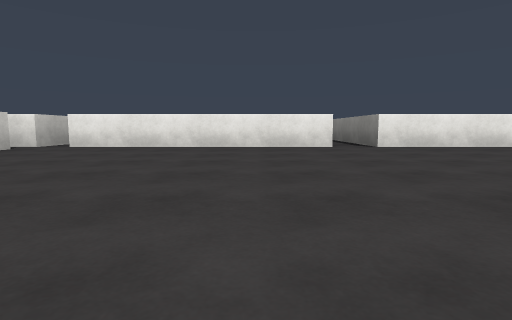
view 1 (above)

24 first-person views from a walk through a Unity game level. The camera is 0.29 m above the floor, tilts 6° down and sees 80° across. The floor is counted in squares, 1 m on a side. Each view is taken from the middle of a square. On the plan, view 1 faces up. The plan holds only what a view shows up to about 9 squares ahead; the rest is blank. The place goes on beyond the plan. Surface patterns are stand-ins for the level's own textures.

view 2
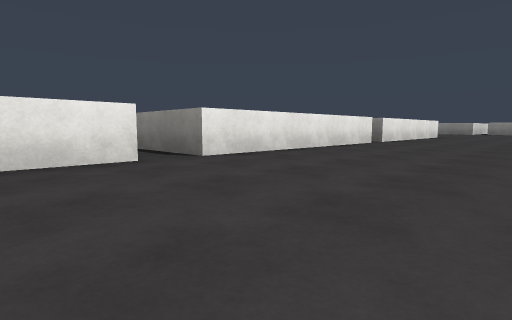

view 3
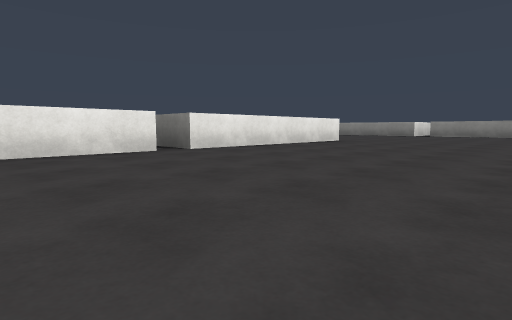

view 4
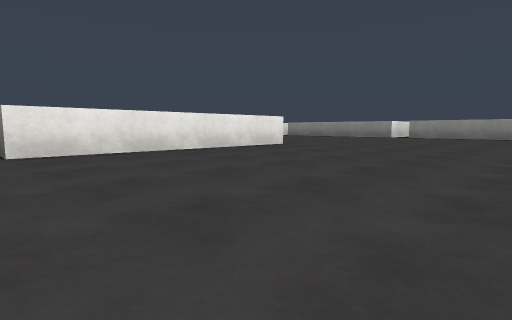

view 5
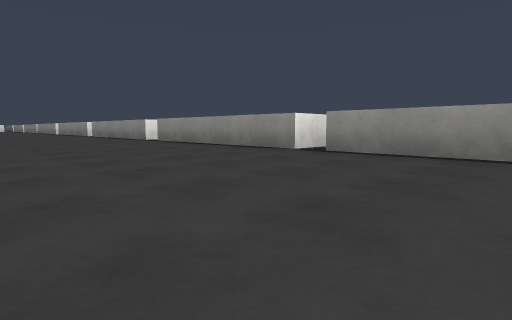

view 6
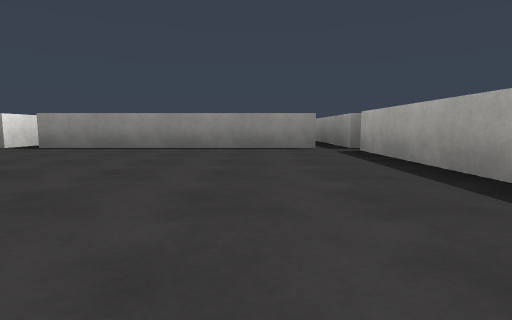

view 7
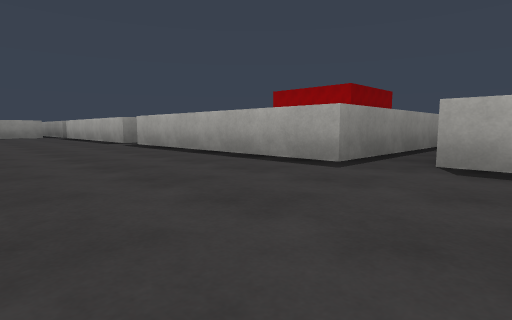

view 8
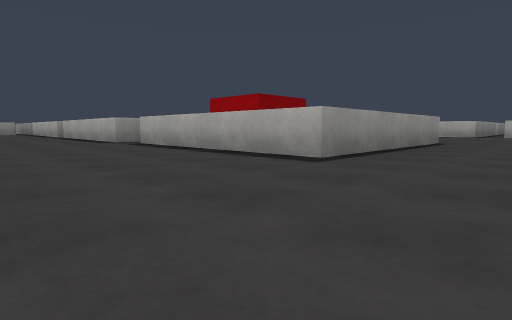

view 9
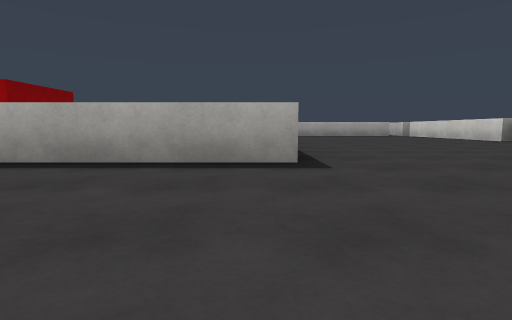

view 10
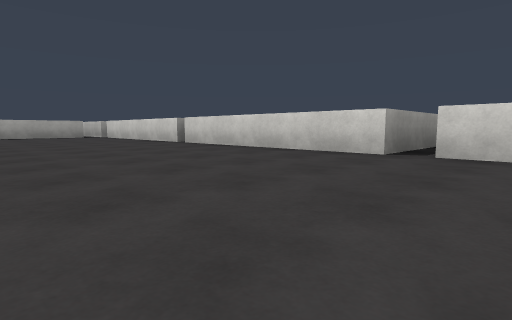

view 11
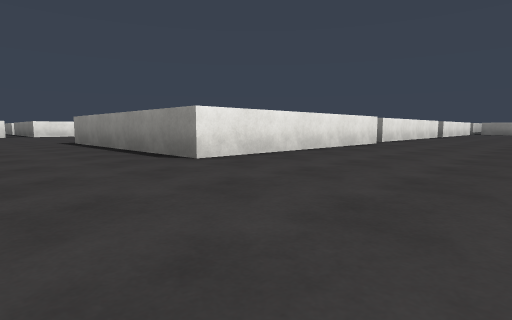

view 12
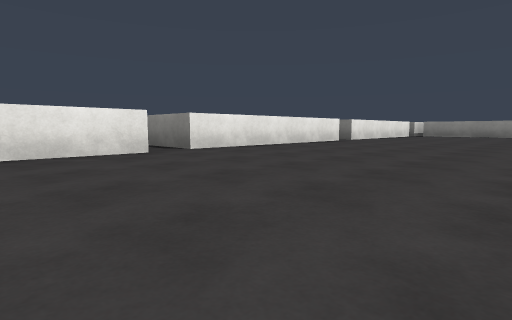

view 13
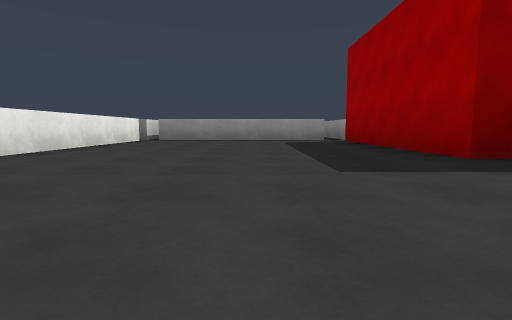

view 14
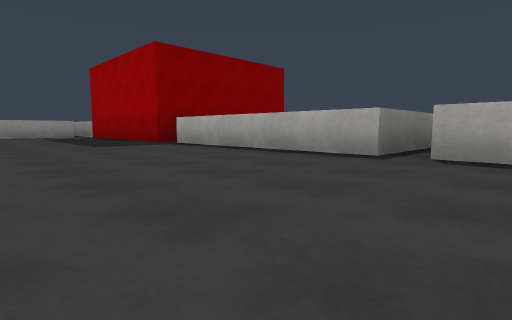

view 15
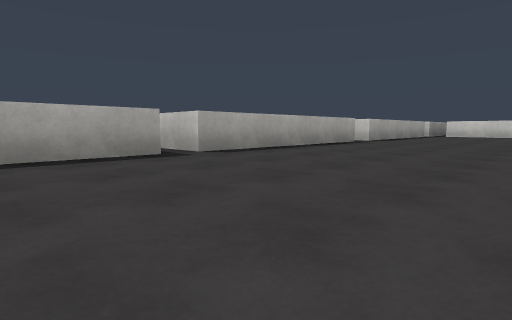

view 16
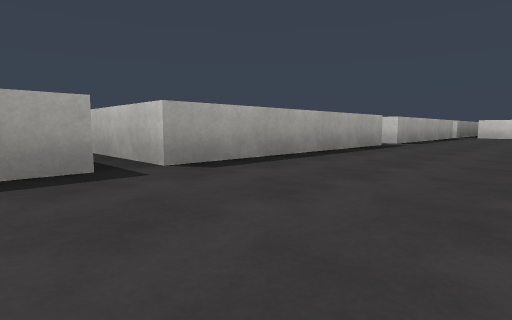

view 17
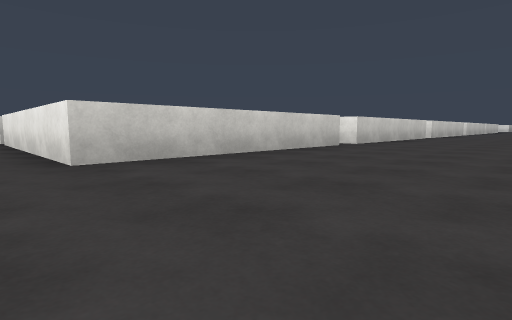

view 18
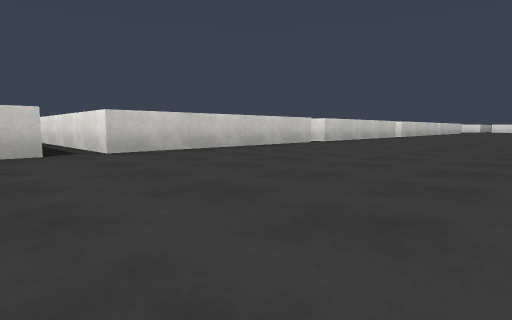

view 19
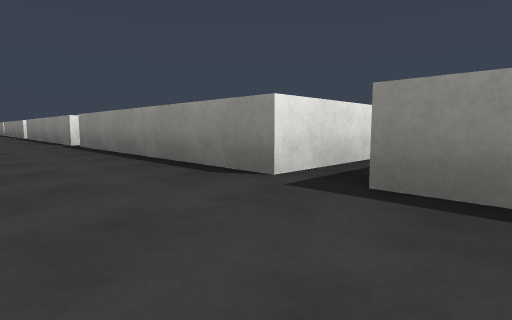

view 20
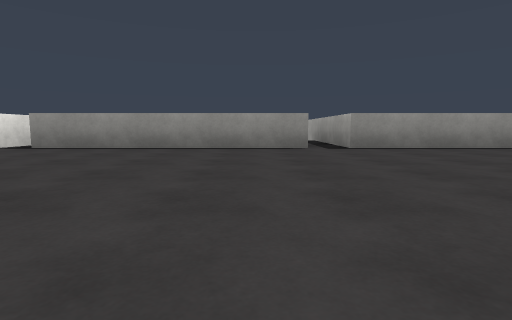

view 21
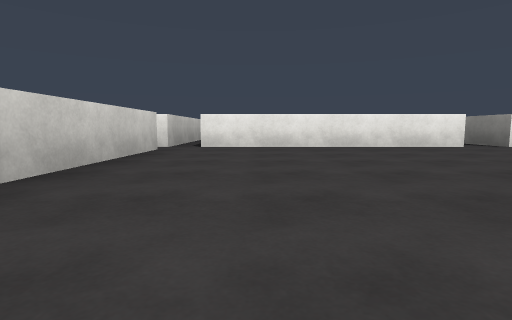

view 22
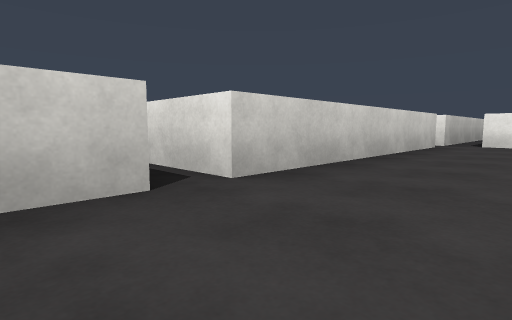

view 23
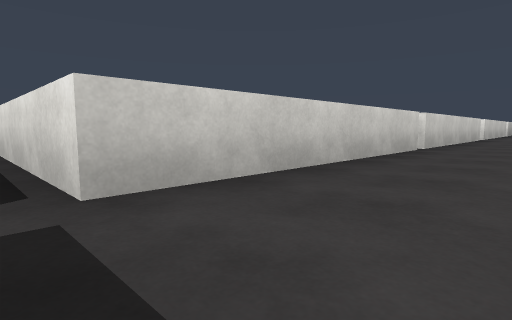

view 24
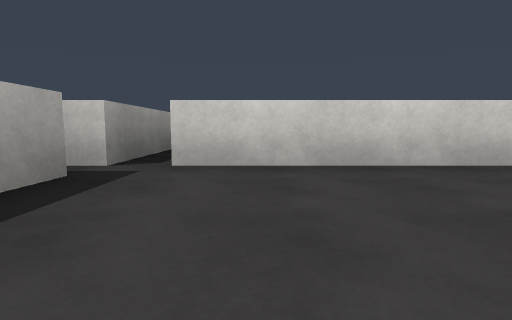

### Floor plan
Points are (right, up) in squares from view 1. A wall is a line through its corners. A room is listed if a view was taken in it or the views show most of it. See-through windows are left out.
Room 1 (views 1, 2, 3, 4, 5, 6, 7, 8, 9, 10, 11, 12, 13, 14, 15, 16, 17, 18, 19, 20, 21, 22, 23, 24)
walls: (10.8, -0.8) (10.8, -0.4) (15, -0.4); (5.9, 4.6) (1.9, 4.6); (5.8, -4.6) (1.6, -4.6) (1.6, -0.6) (5.8, -0.6); (10.4, -4.4) (6.3, -4.4) (6.3, -0.4) (10.4, -0.4); (1.2, 4.6) (-2.9, 4.6); (15.4, 0.1) (15.4, 4.2); (15.4, -0.4) (18, -0.4); (15, -4.4) (10.9, -4.4); (10.4, 8.8) (10.4, 4.6) (6.3, 4.6); (15.4, 4.6) (15.4, 8.6) (18.5, 8.6); (10.8, -9.5) (10.8, -9.1) (14.9, -9.1); (-3.3, -0.4) (-3.3, -8.6); (1.8, -9.1) (5.8, -9.1) (5.8, -10.9); (6.3, -11.1) (6.3, -9.1) (10.4, -9.1); (-3.3, 4.2) (-3.3, 0.1); (-3.3, 4.6) (-3.8, 4.6); (15.4, -8.8) (15.4, -4.6); (-2.9, -9.1) (1.2, -9.1); (16.9, 9.2) (15.4, 9.2) (15.4, 13.2); (10.4, 13.4) (10.4, 9.2); (10.4, 14.5) (10.4, 13.8); (15.4, 13.7) (15.4, 14.5)
ways out: opening at (-4, -9); opening at (-4, 0); opening at (-3, 5); opening at (6, 5); opening at (10, 9); opening at (15, -9)

Where each view was taken, in squares from view 1:
view 1: 0 up, 0 right, facing up
view 2: 2 up, 0 right, facing up-right
view 3: 1 up, 4 right, facing up-right
view 4: 1 up, 6 right, facing up-right
view 5: 2 up, 12 right, facing up-right
view 6: 1 up, 11 right, facing right
view 7: 2 up, 5 right, facing down-right
view 8: 2 up, 0 right, facing down-right
view 9: 2 up, 2 right, facing down
view 10: 1 up, 0 right, facing down-left
view 11: 7 down, 0 right, facing up-right
view 12: 8 down, 4 right, facing up-right
view 13: 7 down, 8 right, facing right
view 14: 6 down, 5 right, facing down-right
view 15: 6 down, 8 right, facing down-left
view 16: 7 down, 7 right, facing down-left
view 17: 4 up, 13 right, facing up-left
view 18: 8 up, 14 right, facing up-left
view 19: 8 up, 14 right, facing up-right
view 20: 10 up, 11 right, facing right
view 21: 0 up, 2 left, facing up
view 22: 1 down, 2 left, facing up-left
view 23: 9 down, 2 left, facing up-left
view 24: 8 down, 1 left, facing left
